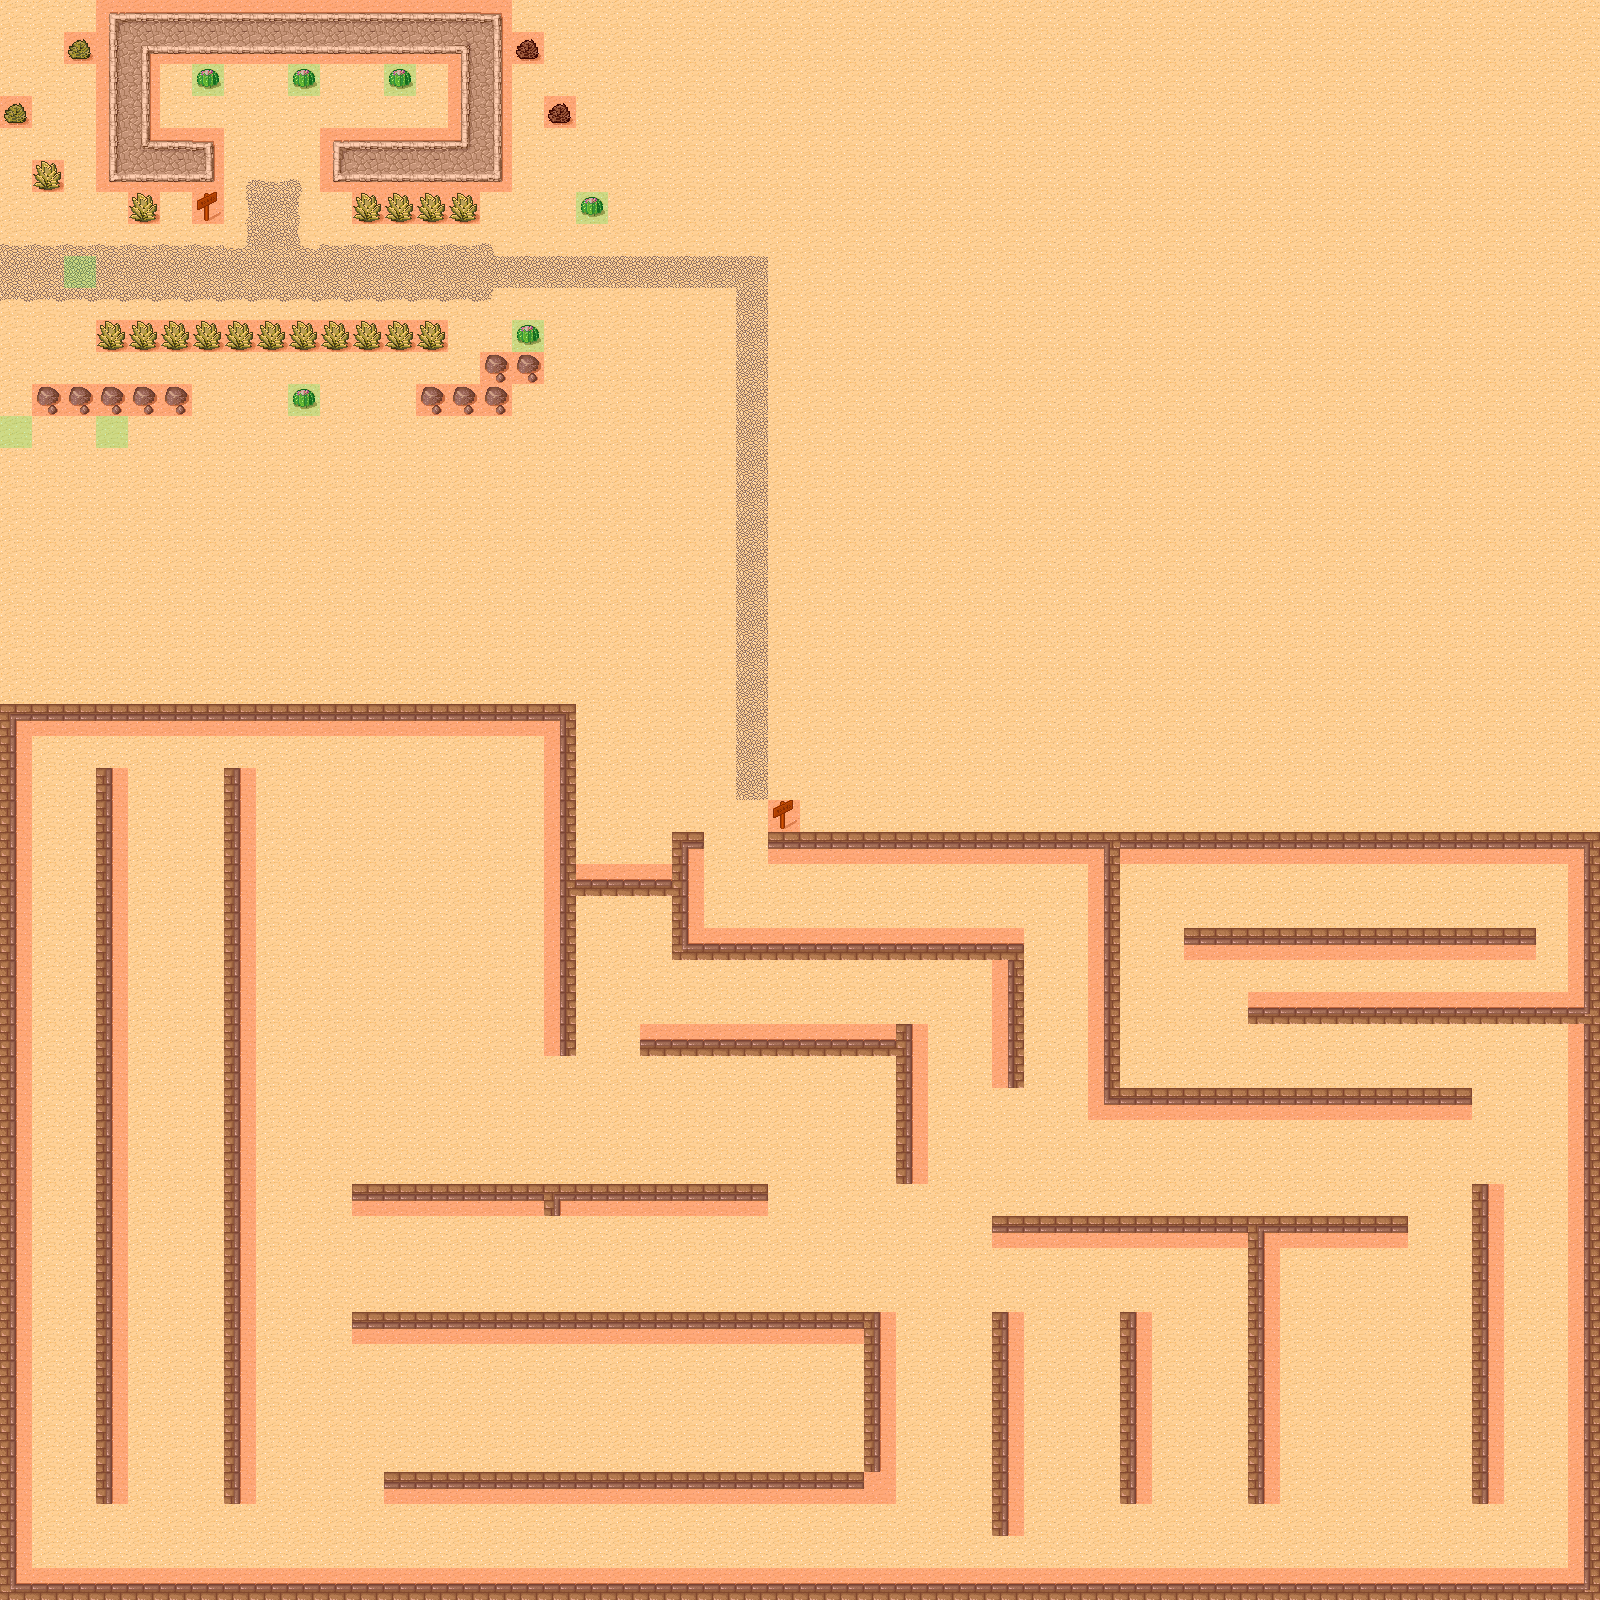

This is a level from a 2D game, rendered from its Tiled map with the project's own tilesets. A one-line summary and the map file follow, with tile-layer data summarised:
An orthogonal 50x50 tile map with 32x32 px tiles, 3 tile layers (Background, Foreground, Meta), 2 tilesets and 2 objects (SpawnPoint, PeopleSpawn1).

<map version="1.0" orientation="orthogonal" width="50" height="50" tilewidth="32" tileheight="32">
 <tileset firstgid="1" name="tmw_desert_spacing" tilewidth="32" tileheight="32" spacing="1" margin="1">
  <image source="tmw_desert_spacing.png" width="265" height="199" />
 </tileset>
 <tileset firstgid="49" name="meta_tiles" tilewidth="32" tileheight="32" spacing="1" margin="1">
  <image source="meta_tiles.png" width="67" height="34" />
  <tile id="0">
   <properties>
    <property name="Collidable" value="True" />
   </properties>
  </tile>
  <tile id="1">
   <properties>
    <property name="Collectable" value="True" />
   </properties>
  </tile>
 </tileset>
 <layer name="Background" width="50" height="50">
  <data>[2500 cells, 2500 non-empty, 37 distinct tile ids]</data>
 </layer>
 <objectgroup name="Objects" width="50" height="50">
  <object name="SpawnPoint" x="230" y="259" width="32" height="26" />
  <object name="PeopleSpawn1" x="8" y="248" width="47" height="41">
   <properties>
    <property name="People" value="1" />
   </properties>
  </object>
 </objectgroup>
 <layer name="Foreground" width="50" height="50">
  <data>[2500 cells, 6 non-empty, 1 distinct tile ids]</data>
 </layer>
 <layer name="Meta" width="50" height="50">
  <data>[2500 cells, 462 non-empty, 2 distinct tile ids]</data>
 </layer>
</map>
